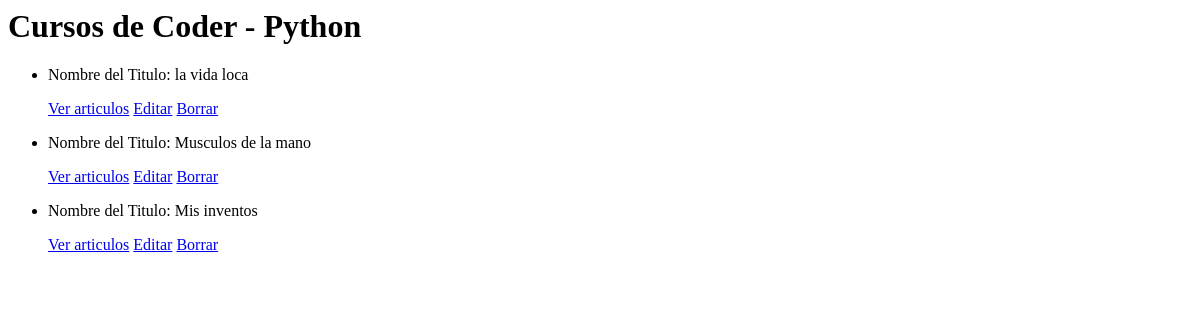
Before: /blogcoder/articulos/list with the older database file.
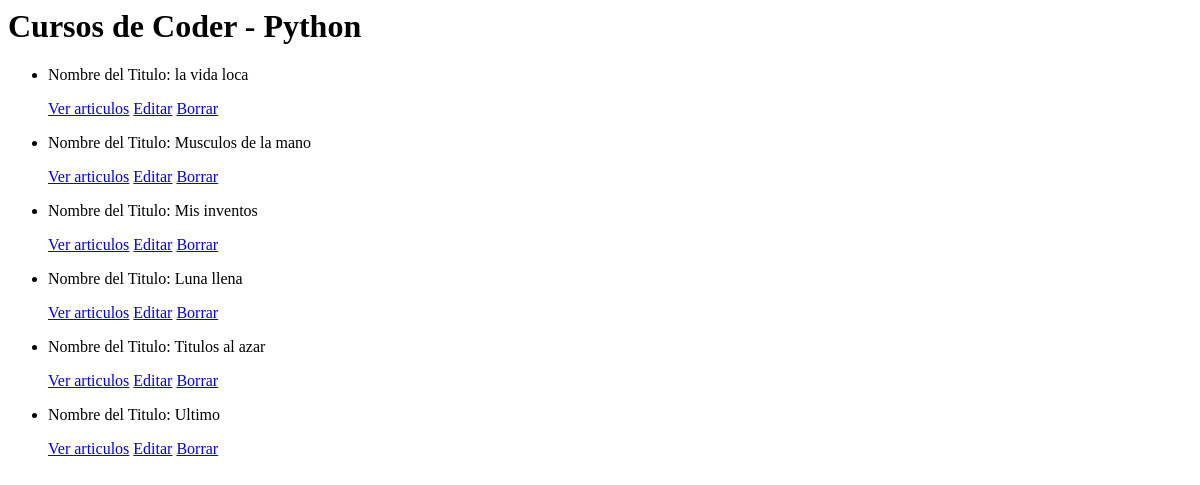
After: the same page with the newer database file.
### blogcoder/models.py (models this page shows, shortened)
class Articulos(models.Model):
    class Meta:
        verbose_name_plural = "Articulos"
    titulo = models.CharField(max_length=30)
    texto = models.CharField(max_length=1000)
    fecha = models.DateField(null = True)

### blogcoder/views.py (the view)
# urls.py: path("articulos/list", ArticulosList.as_view(), name="ArticulosList"),
class ArticulosList(ListView, LoginRequiredMixin):
    model = Articulos
    template_name = "blogcoder/articulos-lista.html"

### blogcoder/templates/blogcoder/articulos-lista.html
<h1>Cursos de Coder - Python </h1>
<ul>
    {% for articulos in object_list %}
    <li>
        <p>Nombre del Titulo: {{ articulos.titulo }}</p>
        <p>
            <a href="{% url 'ArticulosDetail' articulos.id %}">Ver articulos</a>
            <a href="{% url 'ArticulosUpdate' articulos.id %}">Editar</a>
            <a href="{% url 'ArticulosDelete' articulos.id %}">Borrar</a>
        </p>
    </li>
    {% endfor %}
</ul>

Changed rows visible on the page:
added Articulos: titulo "Luna llena"
added Articulos: titulo "Titulos al azar"
added Articulos: titulo "Ultimo"
